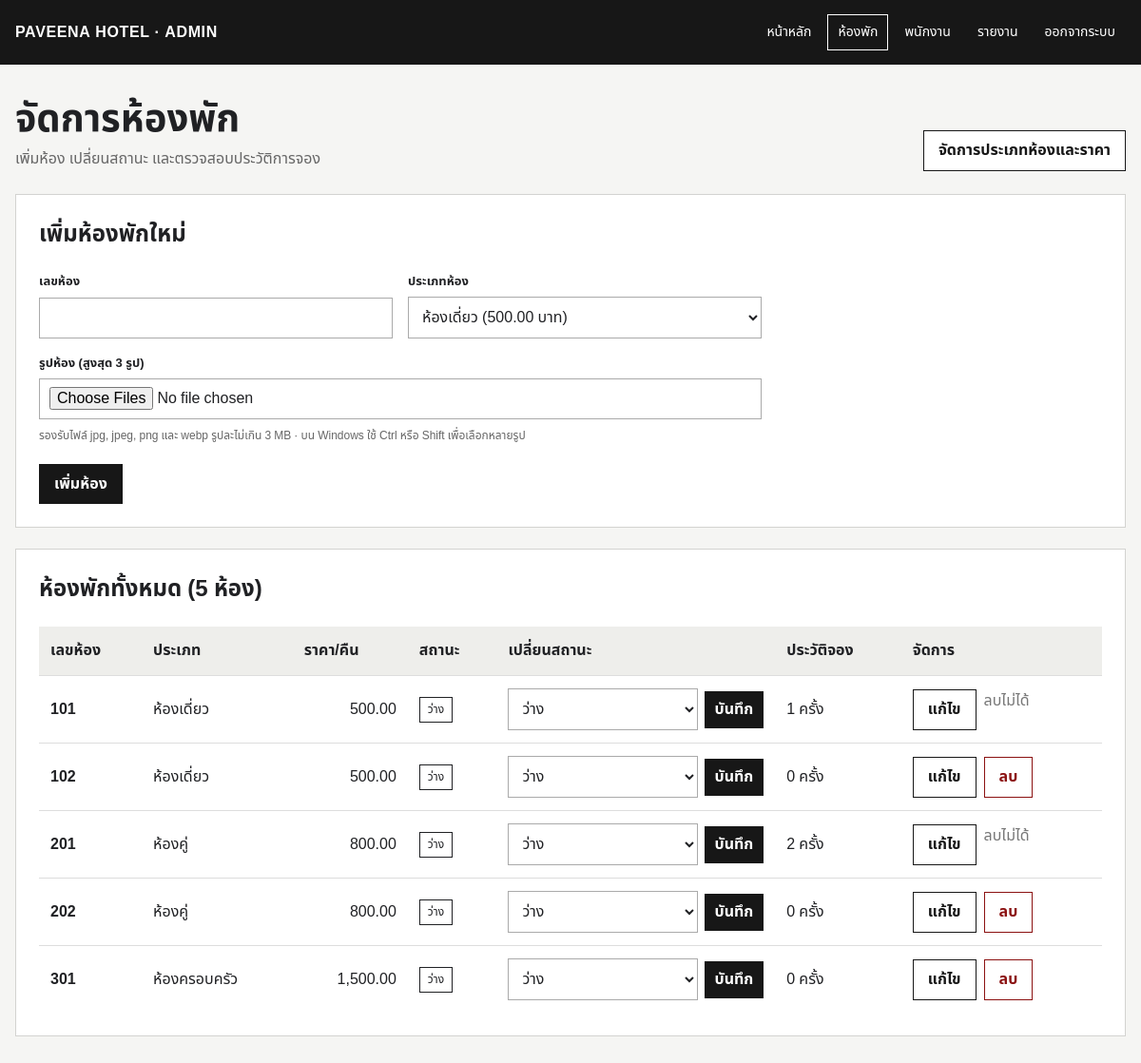
The app's page /admin/manage_rooms.php (signed in) with its own data.
### tables this page shows
CREATE TABLE `rooms` (
  `id` int(11) NOT NULL,
  `room_number` varchar(10) NOT NULL,
  `room_type_id` int(11) NOT NULL,
  `status` enum('available','occupied','maintenance') NOT NULL DEFAULT 'available',
  `image` varchar(255) DEFAULT NULL,
  `image_2` varchar(255) DEFAULT NULL,
  `image_3` varchar(255) DEFAULT NULL
);

CREATE TABLE `room_types` (
  `id` int(11) NOT NULL,
  `type_name` varchar(50) NOT NULL,
  `price_per_night` decimal(10,2) NOT NULL,
  `description` text DEFAULT NULL,
  `max_guests` int(11) DEFAULT 1
);

### admin/manage_rooms.php (the view, shortened to what this page needs)
<?php
require_once '../config/db_connect.php';
$types = $pdo->query("SELECT * FROM room_types ORDER BY price_per_night ASC")->fetchAll(PDO::FETCH_ASSOC);
$rooms = $pdo->query("SELECT rooms.*, room_types.type_name, room_types.price_per_night,
                             (SELECT COUNT(*) FROM bookings WHERE bookings.room_id = rooms.id) AS booking_count
                      FROM rooms
                      JOIN room_types ON rooms.room_type_id = room_types.id
                      ORDER BY rooms.room_number ASC")->fetchAll(PDO::FETCH_ASSOC);
$status_thai = ['available' => 'ว่าง', 'occupied' => 'ไม่ว่าง', 'maintenance' => 'ปิดปรับปรุง'];
?>
<!DOCTYPE html>
<html lang="th">
<head>
    <link rel="stylesheet" href="../assets/backoffice.css">
</head>
<body class="backoffice-body">
    <header class="bo-header">
        <div class="bo-header-inner">
            <a class="bo-brand" href="dashboard.php">PAVEENA HOTEL · ADMIN</a>
            <nav class="bo-nav" aria-label="เมนูผู้ดูแลระบบ"><a href="dashboard.php">หน้าหลัก</a><a href="manage_rooms.php" aria-current="page">ห้องพัก</a><a href="manage_staff.php">พนักงาน</a><a href="reports.php">รายงาน</a><a href="../customer/logout.php">ออกจากระบบ</a></nav>
        </div>
    </header>
    <main class="bo-main">
    <header class="bo-page-heading">
        <div><h1>จัดการห้องพัก</h1><p>เพิ่มห้อง เปลี่ยนสถานะ และตรวจสอบประวัติการจอง</p></div>
        <a class="bo-button bo-button-secondary" href="manage_room_types.php">จัดการประเภทห้องและราคา</a>
    </header>
    <section class="bo-section" aria-labelledby="add-room-title">
        <h2 id="add-room-title">เพิ่มห้องพักใหม่</h2>
        <form class="bo-form" method="POST" enctype="multipart/form-data">
            <div class="bo-form-grid">
                <label class="bo-field"><span>เลขห้อง</span><input type="text" name="room_number" required></label>
                <label class="bo-field"><span>ประเภทห้อง</span><select name="room_type_id" required><?php foreach ($types as $t): ?><option value="<?= $t['id'] ?>"><?= htmlspecialchars($t['type_name']) ?> (<?= number_format($t['price_per_night'], 2) ?> บาท)</option><?php endforeach; ?></select></label>
                <label class="bo-field bo-field-full"><span>รูปห้อง (สูงสุด 3 รูป)</span><input type="file" name="images[]" accept=".jpg,.jpeg,.png,.webp" multiple></label>
            </div>
            <p class="bo-help">รองรับไฟล์ jpg, jpeg, png และ webp รูปละไม่เกิน 3 MB · บน Windows ใช้ Ctrl หรือ Shift เพื่อเลือกหลายรูป</p>
            <div class="bo-actions"><button class="bo-button" type="submit" name="add_room" value="1">เพิ่มห้อง</button></div>
        </form>
    </section>
    <section class="bo-section" aria-labelledby="room-list-title">
    <h2 id="room-list-title">ห้องพักทั้งหมด (<?= count($rooms) ?> ห้อง)</h2>
    <div class="bo-table-wrap">
    <table class="bo-table">
        <thead>
            <tr>
                <th>เลขห้อง</th>
                <th>ประเภท</th>
                <th>ราคา/คืน</th>
                <th>สถานะ</th>
                <th>เปลี่ยนสถานะ</th>
                <th>ประวัติจอง</th>
                <th>จัดการ</th>
            </tr>
        </thead>
        <tbody>
            <?php foreach ($rooms as $r): ?>
            <tr>
                <td>
                    <strong><?= htmlspecialchars($r['room_number']) ?></strong>
                </td>
                <td><?= htmlspecialchars($r['type_name']) ?></td>
                <td class="bo-number"><?= number_format($r['price_per_night'], 2) ?></td>
                <td><span class="bo-status"><?= htmlspecialchars($status_thai[$r['status']]) ?></span></td>
                <td>
                    <form class="bo-inline-form" method="POST">
                        <select name="new_status">
                            <option value="available"   <?= $r['status']=='available'   ? 'selected' : '' ?>>ว่าง</option>
                        </select>
                        <button class="bo-button" type="submit" name="change_status" value="1">บันทึก</button>
                    </form>
                </td>
                <td><?= $r['booking_count'] ?> ครั้ง</td>
                <td>
                    <div class="bo-actions">
                    <a class="bo-button bo-button-secondary" href="edit_room.php?id=<?= $r['id'] ?>">แก้ไข</a>
                    <?php if ((int)$r['booking_count'] === 0): ?>
                        <form method="POST" action="delete_room.php"
                              onsubmit="return confirm('ยืนยันลบห้อง <?= htmlspecialchars($r['room_number'], ENT_QUOTES) ?> ?');">
                            <button class="bo-button bo-button-danger" type="submit">ลบ</button>
                        </form>
                    <?php else: ?>
                        <span class="bo-muted" title="ห้องนี้มีประวัติการจอง">ลบไม่ได้</span>
                    <?php endif; ?>
                    </div>
                </td>
            </tr>
            <?php endforeach; ?>
        </tbody>
    </table>
    </div>
    </section>
    </main>
</body>
</html>

### assets/backoffice.css (style rules this page uses)
* { box-sizing: border-box; }
body { margin: 0; color: #202124; background: #f5f5f3; font-family: "Noto Sans Thai", Tahoma, sans-serif; line-height: 1.55; }
a { color: inherit; }
.bo-header { color: #fff; background: #171717; }
.bo-header-inner { width: min(1180px, calc(100% - 32px)); min-height: 68px; margin: auto; display: flex; align-items: center; justify-content: space-between; gap: 24px; }
.bo-brand { color: #fff; text-decoration: none; font-weight: 800; letter-spacing: .04em; }
.bo-nav { display: flex; align-items: center; flex-wrap: wrap; gap: 6px; }
.bo-nav a { padding: 7px 10px; color: #fff; border: 1px solid transparent; text-decoration: none; font-size: 14px; }
.bo-nav a:hover, .bo-nav a[aria-current="page"] { border-color: #fff; }
.bo-main { width: min(1180px, calc(100% - 32px)); margin: 34px auto 56px; }
.bo-page-heading { margin-bottom: 24px; display: flex; align-items: end; justify-content: space-between; gap: 20px; }
.bo-page-heading h1 { margin: 0; font-size: clamp(27px, 4vw, 40px); line-height: 1.2; }
.bo-page-heading p { margin: 5px 0 0; color: #666; }
.bo-section { margin-top: 22px; padding: 24px; background: #fff; border: 1px solid #d3d3d0; }
.bo-section > h2:first-child { margin-top: 0; }
.bo-form { max-width: 760px; }
.bo-form-grid { display: grid; grid-template-columns: repeat(2, minmax(0, 1fr)); gap: 16px; }
.bo-field { display: grid; gap: 6px; }
.bo-field-full { grid-column: 1 / -1; }
.bo-field > span, .bo-field > label { font-weight: 700; font-size: 13px; }
.bo-field input, .bo-field select, .bo-field textarea, .bo-inline-form select { width: 100%; min-height: 42px; padding: 8px 10px; color: inherit; background: #fff; border: 1px solid #aaa; font: inherit; }
.bo-help { margin: 8px 0 0; color: #666; font-size: 12px; }
.bo-actions { margin-top: 20px; display: flex; flex-wrap: wrap; gap: 8px; }
.bo-button { min-height: 40px; padding: 8px 15px; display: inline-flex; align-items: center; justify-content: center; color: #fff; background: #171717; border: 1px solid #171717; font: inherit; font-weight: 700; cursor: pointer; text-decoration: none; }
.bo-button-secondary { color: #171717; background: #fff; }
.bo-button-danger { color: #8b1111; background: #fff; border-color: #8b1111; }
.bo-table-wrap { width: 100%; overflow-x: auto; }
.bo-table { width: 100%; border-collapse: collapse; background: #fff; }
.bo-table th, .bo-table td { padding: 13px 12px; text-align: left; vertical-align: middle; border-bottom: 1px solid #ddd; }
.bo-table th { background: #eeeeeb; white-space: nowrap; }
.bo-table tbody tr:last-child td { border-bottom: 0; }
.bo-table .bo-number { text-align: right; font-variant-numeric: tabular-nums; }
.bo-table .bo-actions { margin-top: 0; }
.bo-inline-form { margin: 0; display: flex; align-items: center; gap: 7px; }
.bo-inline-form .bo-button { min-height: 36px; padding: 6px 10px; }
.bo-status { display: inline-block; padding: 3px 8px; border: 1px solid currentColor; font-size: 12px; white-space: nowrap; }
.bo-muted { color: #777; }

### records on screen
rooms: room_number "101", room_type.type_name "ห้องเดี่ยว", room_type.price_per_night "500.00", status "ว่าง", new_status "ว่าง", booking_count "1", shows "ลบไม่ได้"
rooms: room_number "102", room_type.type_name "ห้องเดี่ยว", room_type.price_per_night "500.00", status "ว่าง", new_status "ว่าง", booking_count "0"
rooms: room_number "201", room_type.type_name "ห้องคู่", room_type.price_per_night "800.00", status "ว่าง", new_status "ว่าง", booking_count "2", shows "ลบไม่ได้"
rooms: room_number "202", room_type.type_name "ห้องคู่", room_type.price_per_night "800.00", status "ว่าง", new_status "ว่าง", booking_count "0"
rooms: room_number "301", room_type.type_name "ห้องครอบครัว", room_type.price_per_night "1,500.00", status "ว่าง", new_status "ว่าง", booking_count "0"

### other values on screen
count($rooms) "5"
form field room_type_id "ห้องเดี่ยว (500.00 บาท)"
